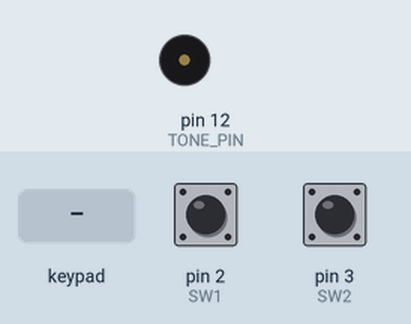
Bench run of a sketch on a simulated Arduino Uno, built with avr-gcc and run on an emulated ATmega328P. Parts: buzzer (waves = sounding). The inputs (shaded band) are chosen by the test bench; at power-on: pin 2 (SW1) HIGH, pin 3 (SW2) HIGH. What the sketch prints to the serial monitor is not drawn.

Above: at 1.9 s.
2.0 s: keypad keys 1 2 pressed 0.4 s apart
At 2.07 s:
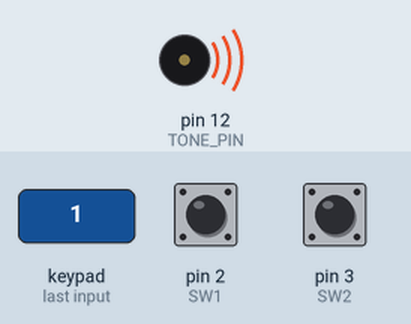
Timing chart, 0 to 5.0 s (numbered marks = the images above; inputs shaded):
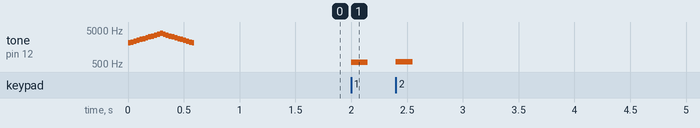

Measured:
- after the input at 2.0 s, tone on pin 12 (TONE_PIN): silent → 554 Hz at once, → silent 0.15 s later, → 587 Hz 0.25 s later, → silent 0.15 s later

The sketch:

ProtoStax_CapacitiveTouch_Piano_Demo.ino
```cpp
// (licence header left out)
#include <Wire.h>
#include <JC_Button.h>
#include "Adafruit_MPR121.h"
#include "pitches.h"
#include "noteDurations.h"

#ifndef _BV
#define _BV(bit) (1 << (bit))
#endif


#define  SW1     2         //Connect a tactile button switch (or something similar)
                           //from Arduino pin 2 to ground.
#define  SW2     3         //Connect a tactile button switch (or something similar)
                           //from Arduino pin 3 to ground.

#define PULLUP true        //To keep things simple, we use the Arduino's internal pullup resistor.
#define INVERT true        //Since the pullup resistor will keep the pin high unless the
                           //switch is closed, this is negative logic, i.e. a high state
                           //means the button is NOT pressed. (Assuming a normally open switch.)
#define DEBOUNCE_MS 20     //A debounce time of 20 milliseconds usually works well for tactile button switches.
#define LONG_PRESS 1000    //We define a "long press" to be 1000 milliseconds.

Button upBtn(SW2, DEBOUNCE_MS, PULLUP, INVERT);    //Declare the button
Button downBtn(SW1, DEBOUNCE_MS, PULLUP, INVERT);    //Declare the button

// pitches.h defines all the frequencies for the different notes in different octaves
// Let us pick one octave for our keyboard below, so it is easy to change it in one place
// For example, if you want to go down an octave, change NOTE_C7 to NOTE_C6 and so on

#define NOTE_C  NOTE_C7
#define NOTE_CS NOTE_CS7
#define NOTE_D  NOTE_D7
#define NOTE_DS NOTE_DS7
#define NOTE_E  NOTE_E7
#define NOTE_F  NOTE_F7
#define NOTE_FS NOTE_FS7
#define NOTE_G  NOTE_G7
#define NOTE_GS NOTE_GS7
#define NOTE_A  NOTE_A7
#define NOTE_AS NOTE_AS7
#define NOTE_B  NOTE_B7

// These correspond to the 12 physical capacitive touch keys of the Piano
// Feel free to change the mapping to your own!
// notes in the scale:
int scale[7][12] = {
  {  NOTE_C1, NOTE_CS1, NOTE_D1, NOTE_DS1, NOTE_E1, NOTE_F1, NOTE_FS1, NOTE_G1, NOTE_GS1, NOTE_A1, NOTE_AS1, NOTE_B1 },
  {  NOTE_C2, NOTE_CS2, NOTE_D2, NOTE_DS2, NOTE_E2, NOTE_F2, NOTE_FS2, NOTE_G2, NOTE_GS2, NOTE_A2, NOTE_AS2, NOTE_B2 },
  {  NOTE_C3, NOTE_CS3, NOTE_D3, NOTE_DS3, NOTE_E3, NOTE_F3, NOTE_FS3, NOTE_G3, NOTE_GS3, NOTE_A3, NOTE_AS3, NOTE_B3 },
  {  NOTE_C4, NOTE_CS4, NOTE_D4, NOTE_DS4, NOTE_E4, NOTE_F4, NOTE_FS4, NOTE_G4, NOTE_GS4, NOTE_A4, NOTE_AS4, NOTE_B4 },
  {  NOTE_C5, NOTE_CS5, NOTE_D5, NOTE_DS5, NOTE_E5, NOTE_F5, NOTE_FS5, NOTE_G5, NOTE_GS5, NOTE_A5, NOTE_AS5, NOTE_B5 },
  {  NOTE_C6, NOTE_CS6, NOTE_D6, NOTE_DS6, NOTE_E6, NOTE_F6, NOTE_FS6, NOTE_G6, NOTE_GS6, NOTE_A6, NOTE_AS6, NOTE_B6 },
  {  NOTE_C7, NOTE_CS7, NOTE_D7, NOTE_DS7, NOTE_E7, NOTE_F7, NOTE_FS7, NOTE_G7, NOTE_GS7, NOTE_A7, NOTE_AS7, NOTE_B7 },
};

int octaveNum = 4;

// The Piezo uses pin 12 in our example. Change as needed. Remember that you cannot use pins 3 and 11
// when using the tone library
#define TONE_PIN 12

// All of our tunes have the same characteristics
// A Note in a melody has a frequency and a duration (1 = whole note, 2 = half note, etc)
// A melody consists of an array of such Notes (the melody)
// playTunes takes a pointer to the melody array of Notes, as well as a speedup factor.
// The speedup factor is to facilitate playing at a higher speed (1 plays at intended speed,
// 2 at twice the speed and so on) without having to modify the noteDurations array

typedef struct Note {
  int frequency;
  float duration;
} Note;

// This melody is Twinkle Twinkle Little Star!

Note melody[] = {
  {NOTE_C, NOTE_HALF}, {NOTE_C, NOTE_HALF}, {NOTE_G, NOTE_HALF}, {NOTE_G, NOTE_HALF}, {NOTE_A, NOTE_HALF}, {NOTE_A, NOTE_HALF}, {NOTE_G, NOTE_WHOLE},
  {NOTE_F, NOTE_HALF}, {NOTE_F, NOTE_HALF}, {NOTE_E, NOTE_HALF}, {NOTE_E, NOTE_HALF}, {NOTE_D, NOTE_HALF}, {NOTE_D, NOTE_HALF}, {NOTE_C, NOTE_WHOLE},
  {NOTE_G, NOTE_HALF}, {NOTE_G, NOTE_HALF}, {NOTE_F, NOTE_HALF}, {NOTE_F, NOTE_HALF}, {NOTE_E, NOTE_HALF}, {NOTE_E, NOTE_HALF}, {NOTE_D, NOTE_WHOLE},
  {NOTE_G, NOTE_HALF}, {NOTE_G, NOTE_HALF}, {NOTE_F, NOTE_HALF}, {NOTE_F, NOTE_HALF}, {NOTE_E, NOTE_HALF}, {NOTE_E, NOTE_HALF}, {NOTE_D, NOTE_WHOLE},
  {NOTE_C, NOTE_HALF}, {NOTE_C, NOTE_HALF}, {NOTE_G, NOTE_HALF}, {NOTE_G, NOTE_HALF}, {NOTE_A, NOTE_HALF}, {NOTE_A, NOTE_HALF}, {NOTE_G, NOTE_WHOLE},
  {NOTE_F, NOTE_HALF}, {NOTE_F, NOTE_HALF}, {NOTE_E, NOTE_HALF}, {NOTE_E, NOTE_HALF}, {NOTE_D, NOTE_HALF}, {NOTE_D, NOTE_HALF}, {NOTE_C, NOTE_WHOLE},
};

// This melody is playing all the notes of the octave from C up to B and back down to C

Note melody2[] = {
  {NOTE_C, NOTE_WHOLE}, {NOTE_CS, NOTE_WHOLE}, {NOTE_D, NOTE_WHOLE}, {NOTE_DS, NOTE_WHOLE}, {NOTE_E, NOTE_WHOLE}, {NOTE_F, NOTE_WHOLE}, {NOTE_FS, NOTE_WHOLE}, {NOTE_G, NOTE_WHOLE}, {NOTE_GS, NOTE_WHOLE}, {NOTE_A, NOTE_WHOLE}, {NOTE_AS, NOTE_WHOLE}, {NOTE_B, NOTE_WHOLE},
  {NOTE_AS, NOTE_WHOLE}, {NOTE_A, NOTE_WHOLE}, {NOTE_GS, NOTE_WHOLE}, {NOTE_G, NOTE_WHOLE}, {NOTE_FS, NOTE_WHOLE}, {NOTE_F, NOTE_WHOLE}, {NOTE_E, NOTE_WHOLE}, {NOTE_DS, NOTE_WHOLE}, {NOTE_D, NOTE_WHOLE}, {NOTE_CS, NOTE_WHOLE}, {NOTE_C, NOTE_WHOLE}
};

// Oh Susanna!
Note melody3[] = {
  {NOTE_C, NOTE_EIGHTH}, {NOTE_D, NOTE_EIGHTH}, {NOTE_E, NOTE_QUARTER}, {NOTE_G, NOTE_QUARTER}, {NOTE_G, NOTE_QUARTER}, {NOTE_A, NOTE_QUARTER}, {NOTE_G, NOTE_QUARTER}, {NOTE_E, NOTE_QUARTER}, {NOTE_C, DOTTED(NOTE_QUARTER)}, {NOTE_D, NOTE_EIGHTH}, {NOTE_E, NOTE_QUARTER},  {NOTE_E, NOTE_QUARTER}, {NOTE_D, NOTE_QUARTER}, {NOTE_C, NOTE_QUARTER}, {NOTE_D, DOTTED(NOTE_HALF)},
  {NOTE_C, NOTE_EIGHTH}, {NOTE_D, NOTE_EIGHTH}, {NOTE_E, NOTE_QUARTER}, {NOTE_G, NOTE_QUARTER}, {NOTE_G, DOTTED(NOTE_QUARTER)}, {NOTE_A, NOTE_EIGHTH}, {NOTE_G, NOTE_QUARTER}, {NOTE_E, NOTE_QUARTER}, {NOTE_C, DOTTED(NOTE_QUARTER)}, {NOTE_D, NOTE_EIGHTH}, {NOTE_E, NOTE_QUARTER},  {NOTE_E, NOTE_QUARTER}, {NOTE_D, NOTE_QUARTER}, {NOTE_D, NOTE_QUARTER}, {NOTE_C, DOTTED(NOTE_HALF)},
  {NOTE_C, NOTE_EIGHTH}, {NOTE_D, NOTE_EIGHTH}, {NOTE_E, NOTE_QUARTER}, {NOTE_G, NOTE_QUARTER}, {NOTE_G, NOTE_QUARTER}, {NOTE_A, NOTE_QUARTER}, {NOTE_G, NOTE_QUARTER}, {NOTE_E, NOTE_QUARTER}, {NOTE_C, DOTTED(NOTE_QUARTER)}, {NOTE_D, NOTE_EIGHTH}, {NOTE_E, NOTE_QUARTER},  {NOTE_E, NOTE_QUARTER}, {NOTE_D, NOTE_QUARTER}, {NOTE_C, NOTE_QUARTER}, {NOTE_D, DOTTED(NOTE_HALF)},
  {NOTE_C, NOTE_EIGHTH}, {NOTE_D, NOTE_EIGHTH}, {NOTE_E, NOTE_QUARTER}, {NOTE_G, NOTE_QUARTER}, {NOTE_G, DOTTED(NOTE_QUARTER)}, {NOTE_A, NOTE_EIGHTH}, {NOTE_G, NOTE_QUARTER}, {NOTE_E, NOTE_QUARTER}, {NOTE_C, DOTTED(NOTE_QUARTER)}, {NOTE_D, NOTE_EIGHTH}, {NOTE_E, NOTE_QUARTER},  {NOTE_E, NOTE_QUARTER}, {NOTE_D, NOTE_QUARTER}, {NOTE_D, NOTE_QUARTER}, {NOTE_C, NOTE_WHOLE},
  {NOTE_F, NOTE_HALF}, {NOTE_F, NOTE_HALF}, {NOTE_A, NOTE_QUARTER}, {NOTE_A, NOTE_HALF}, {NOTE_A, NOTE_QUARTER}, {NOTE_G, NOTE_QUARTER}, {NOTE_G, NOTE_QUARTER}, {NOTE_E, NOTE_QUARTER}, {NOTE_C, NOTE_QUARTER}, {NOTE_D, DOTTED(NOTE_HALF)},
  {NOTE_C, NOTE_EIGHTH}, {NOTE_D, NOTE_EIGHTH}, {NOTE_E, NOTE_QUARTER}, {NOTE_G, NOTE_QUARTER}, {NOTE_G, DOTTED(NOTE_QUARTER)}, {NOTE_A, NOTE_EIGHTH}, {NOTE_G, NOTE_QUARTER}, {NOTE_E, NOTE_QUARTER}, {NOTE_C, DOTTED(NOTE_QUARTER)}, {NOTE_D, NOTE_EIGHTH}, {NOTE_E, NOTE_QUARTER},  {NOTE_E, NOTE_QUARTER}, {NOTE_D, NOTE_QUARTER}, {NOTE_D, NOTE_QUARTER}, {NOTE_C, NOTE_WHOLE},

};

// Frere Jacques / Brother John
Note melody4[] = {
  {NOTE_C, NOTE_QUARTER}, {NOTE_D, NOTE_QUARTER}, {NOTE_E, NOTE_QUARTER}, {NOTE_C, NOTE_QUARTER}, {NOTE_C, NOTE_QUARTER}, {NOTE_D, NOTE_QUARTER}, {NOTE_E, NOTE_QUARTER}, {NOTE_C, NOTE_QUARTER},
  {NOTE_E, NOTE_QUARTER}, {NOTE_F, NOTE_QUARTER}, {NOTE_G, NOTE_HALF}, {NOTE_E, NOTE_QUARTER}, {NOTE_F, NOTE_QUARTER}, {NOTE_G, NOTE_HALF},
  {NOTE_G, NOTE_EIGHTH}, {NOTE_A, NOTE_EIGHTH}, {NOTE_G, NOTE_EIGHTH}, {NOTE_F, NOTE_EIGHTH}, {NOTE_E, NOTE_QUARTER}, {NOTE_C, NOTE_QUARTER}, {NOTE_G, NOTE_EIGHTH}, {NOTE_A, NOTE_EIGHTH}, {NOTE_G, NOTE_EIGHTH}, {NOTE_F, NOTE_EIGHTH}, {NOTE_E, NOTE_QUARTER}, {NOTE_C, NOTE_QUARTER},
  {NOTE_D, NOTE_QUARTER}, {NOTE_C, NOTE_QUARTER}, {NOTE_C, NOTE_HALF}, {NOTE_D, NOTE_QUARTER}, {NOTE_C, NOTE_QUARTER}, {NOTE_C, NOTE_HALF},
};

#define MELODY_LENGTH(m) (sizeof(m)/sizeof(m[0]))

Adafruit_MPR121 cap = Adafruit_MPR121();

// Keeps track of the last pins touched
// so we know when buttons are 'released'
uint16_t lasttouched = 0;
uint16_t currtouched = 0;

void setup() {
  Serial.begin(9600);

  while (!Serial) { // needed to keep leonardo/micro from starting too fast!
    delay(10);
  }

  Serial.println(F("ProtoStax Piano Demo"));

  // Default address is 0x5A, if tied to 3.3V its 0x5B
  // If tied to SDA its 0x5C and if SCL then 0x5D
  if (!cap.begin(0x5A)) {
    Serial.println(F("MPR121 not found, check wiring?"));
    while (1);
  }

  upBtn.begin();
  downBtn.begin();

  Serial.println(F("MPR121 found!"));
  playTune(melody2, 23, 48);
}

void loop() {
  upBtn.read();
  downBtn.read();
  static int lastOctave = 4;

  lastOctave = octaveNum;
  if (upBtn.isPressed()) {
    octaveNum = 5;
  } else if (downBtn.isPressed()) {
    octaveNum = 3;
  } else {
    octaveNum = 4;
  }

  // Get the currently touched pads
  currtouched = cap.touched();

  // Play tunes if our 'secret' combination of keys is pressed!
  if (currtouched == 2193) { // C E G B
    playTune(melody, MELODY_LENGTH(melody), 2); // Play Twinkle Twinkle Little Star
  } else if (currtouched == 181) { // C D E F G
    playTune(melody2, MELODY_LENGTH(melody2), 48); // Play scale slide up and down
  } else if (currtouched == 2565) { // C D A B
    playTune(melody3, MELODY_LENGTH(melody3), 1); // Play Oh Susanna!
  } else if (currtouched == 3075) { // C C# A# B
    playTune(melody4, MELODY_LENGTH(melody4), 1);  // Play Frere Jacques
  } else {

    for (uint8_t i=0; i<12; i++) {
      // if it *is* touched and *wasnt* touched before, play the corresponding tone!
      if ((currtouched & _BV(i)) && (!(lasttouched & _BV(i)) || (lastOctave != octaveNum) )) {
        // Serial.print("currtouched = "); Serial.print(currtouched); Serial.print(" lasttouched = "); Serial.print(lasttouched); Serial.print(" "); Serial.print(i); Serial.println(" touched");
        tone(TONE_PIN, scale[octaveNum][i]);

      }
      // if it *was* touched and now *isnt*, and additionally, no button is being pressed, then stop the tone
      // This allows for smooth transitions between notes as you slide you finger over the keys
      // This also allows for sustain of a given note, by touching any key and keeping it touched - you can press another key and it will play that key, but won't stop playing it
      // until you let go of your first key - kind of like the sustain pedal of the piano!
      if (!(currtouched & _BV(i)) && (lasttouched & _BV(i)) && !currtouched) {
      //if (!(currtouched & _BV(i)) && (lasttouched & _BV(i))) {
        // Serial.print("currtouched = "); Serial.print(currtouched); Serial.print(" lasttouched = "); Serial.print(lasttouched); Serial.print(" "); Serial.print(i); Serial.println(" released");
        noTone(TONE_PIN);
      }
    }
  }

  // reset our state
  lasttouched = currtouched;
}

// This function is used to play a given melody
// Arguments are:
// array of Notes for the melody
// size of array
// speedup factor - higher number plays the melody faster

void playTune(Note *m, int mSize, int speedUp) {
  noTone(TONE_PIN); // Start with a clean slate
  for (int thisNote = 0; thisNote < mSize; thisNote++) {

    // to calculate the note duration, take one second multiplies by the note type.
    //e.g. quarter note = 1000.0 * 0.25, eighth note = 1000 * 1/8 (0.125), etc.
    // reduce the duration by the speedup factor to increase the speed of playing
    // by an appropriate amount
    int noteDuration = 1000.0 * m[thisNote].duration / speedUp;
    tone(TONE_PIN, m[thisNote].frequency, noteDuration);

    // to distinguish the notes, set a minimum time between them.
    // the note's duration + 30% seems to work well:
    int pauseBetweenNotes = noteDuration * 1.30;
    delay(pauseBetweenNotes);
    // stop the tone playing:
    noTone(TONE_PIN);
  }
  delay(100);

}
```

noteDurations.h
```cpp
/*************************************************
 * Public Constants
 *************************************************/

#define NOTE_WHOLE 1
#define NOTE_HALF 0.5f
#define NOTE_QUARTER 0.25f
#define NOTE_EIGHTH 0.125f
#define NOTE_SIXTEENTH 0.0625f

#define DOTTED(X) (X * 1.5f)
```

pitches.h
```cpp
/*************************************************
 * Public Constants
 *************************************************/

#define NOTE_B0  31
#define NOTE_C1  33
#define NOTE_CS1 35
#define NOTE_D1  37
#define NOTE_DS1 39
#define NOTE_E1  41
#define NOTE_F1  44
#define NOTE_FS1 46
#define NOTE_G1  49
#define NOTE_GS1 52
#define NOTE_A1  55
#define NOTE_AS1 58
#define NOTE_B1  62
#define NOTE_C2  65
#define NOTE_CS2 69
#define NOTE_D2  73
#define NOTE_DS2 78
#define NOTE_E2  82
#define NOTE_F2  87
#define NOTE_FS2 93
#define NOTE_G2  98
#define NOTE_GS2 104
#define NOTE_A2  110
#define NOTE_AS2 117
#define NOTE_B2  123
#define NOTE_C3  131
#define NOTE_CS3 139
#define NOTE_D3  147
#define NOTE_DS3 156
#define NOTE_E3  165
#define NOTE_F3  175
#define NOTE_FS3 185
#define NOTE_G3  196
#define NOTE_GS3 208
#define NOTE_A3  220
#define NOTE_AS3 233
#define NOTE_B3  247
#define NOTE_C4  262
#define NOTE_CS4 277
#define NOTE_D4  294
#define NOTE_DS4 311
#define NOTE_E4  330
#define NOTE_F4  349
#define NOTE_FS4 370
#define NOTE_G4  392
#define NOTE_GS4 415
#define NOTE_A4  440
#define NOTE_AS4 466
#define NOTE_B4  494
#define NOTE_C5  523
#define NOTE_CS5 554
#define NOTE_D5  587
#define NOTE_DS5 622
#define NOTE_E5  659
#define NOTE_F5  698
#define NOTE_FS5 740
#define NOTE_G5  784
#define NOTE_GS5 831
#define NOTE_A5  880
#define NOTE_AS5 932
#define NOTE_B5  988
#define NOTE_C6  1047
#define NOTE_CS6 1109
#define NOTE_D6  1175
#define NOTE_DS6 1245
#define NOTE_E6  1319
#define NOTE_F6  1397
#define NOTE_FS6 1480
#define NOTE_G6  1568
#define NOTE_GS6 1661
#define NOTE_A6  1760
#define NOTE_AS6 1865
#define NOTE_B6  1976
#define NOTE_C7  2093
#define NOTE_CS7 2217
#define NOTE_D7  2349
#define NOTE_DS7 2489
#define NOTE_E7  2637
#define NOTE_F7  2794
#define NOTE_FS7 2960
#define NOTE_G7  3136
#define NOTE_GS7 3322
#define NOTE_A7  3520
#define NOTE_AS7 3729
#define NOTE_B7  3951
#define NOTE_C8  4186
#define NOTE_CS8 4435
#define NOTE_D8  4699
#define NOTE_DS8 4978
```
